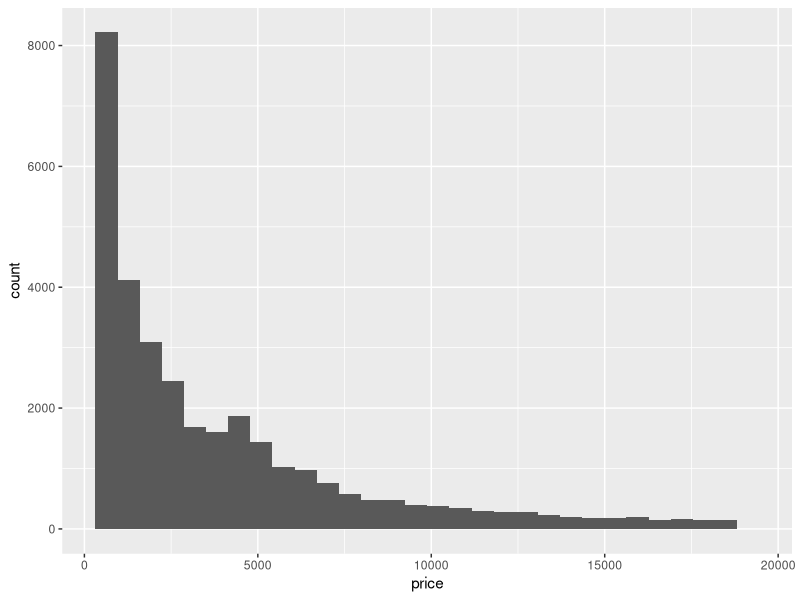
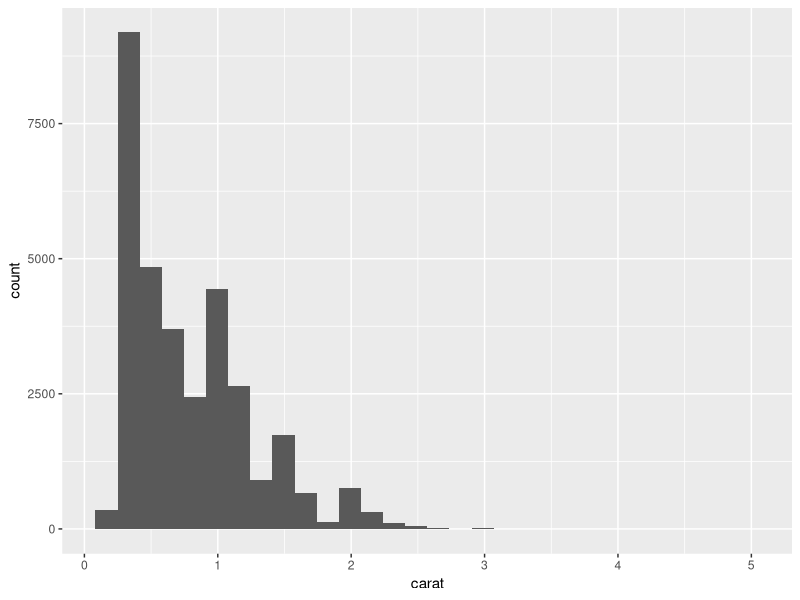

These figures' R source, in order: (Note: this script raises an error after producing the figures.)
library(tidyverse)

# check out our data (included with 'tidyverse' package)
diamonds

# training/test/validation split
set.seed(12345)
train.proportion <- 0.6
test.proportion <- 0.2
validation.proportion <- 0.2

# pull out the training data
train.index <- sample(1:nrow(diamonds), nrow(diamonds)*train.proportion)
train.data <- diamonds[train.index,]

# select test and validation from what's left over
holdout.data <- diamonds[-train.index,]
test.index <- sample(1:nrow(holdout.data), nrow(diamonds)*test.proportion)
test.data <- holdout.data[test.index,]
validation.data <- holdout.data[-test.index,]

### a bit of data exploration ###

# 'price' data distribution
summary(train.data$price)
ggplot(data=train.data) +
  geom_histogram(mapping = aes(x=price))

# 'carat' data distribution
summary(train.data$carat)
ggplot(data=train.data) +
  geom_histogram(mapping = aes(x=carat))

# price vs carat
ggplot(data=train.data[train.data.sample.idx,]) + 
  geom_point(mapping = aes(x=carat,y=price))


### train a linear regression model using a single variable, carat, as predictor
carat.lm <- lm(data = train.data, price ~ carat)
summary(carat.lm)

train.data$price.pred.carat <- predict(carat.lm, newdata=train.data)

# sample just 1000 points from the training data for easy plotting
train.data.sample.idx <- sample(1:nrow(train.data), 1000)


# plot price vs. the model predictions
ggplot(data=train.data[train.data.sample.idx,]) + 
  geom_point(mapping = aes(x=price.pred.carat,y=price)) +
  geom_abline(intercept=0, slope=1, color="red")

# compare with the plot of price vs carat directly
ggplot(data=train.data[train.data.sample.idx,]) + 
  geom_point(mapping = aes(x=carat,y=price))


# plot price vs. the model predictions with forced equal x, y scales
ggplot(data=train.data[train.data.sample.idx,]) + 
  geom_point(mapping = aes(x=price.pred.carat,y=price)) +
  coord_equal(ratio=1) +
  geom_abline(intercept=0, slope=1, color="red")

# note: some price predictions are less than 0 - why is this?


# check out the distribution of residuals for this model
train.data$carat.lm.residuals <- train.data$price - train.data$price.pred.carat
ggplot(data=train.data[train.data.sample.idx,]) +
  geom_histogram(mapping = aes(x=carat.lm.residuals)) + 
  geom_vline(xintercept = 0, color="red")

# linear regression assumes error is normally distributed - are we close?


### Polynomial models ###

# try adding a higher-order term
# aka fitting price to a 2nd-order polynomial of carat
carat.lm.poly.2 <- lm(data = train.data, price ~ carat + I(carat^2))
summary(carat.lm.poly.2)

# plot price vs predicted price for the polynomial model
train.data$price.pred.carat.poly.2 <- predict(carat.lm.poly.2, newdata=train.data)
ggplot(data=train.data[train.data.sample.idx,]) + 
  geom_point(mapping = aes(x=price.pred.carat.poly.2,y=price)) +
  coord_equal(ratio=1) + 
  geom_abline(intercept=0, slope=1, color="red")

# look at the distribution of residuals
train.data$residuals.carat.poly.2 <- train.data$price - train.data$price.pred.carat.poly.2
ggplot(data=train.data[train.data.sample.idx,]) +
  geom_histogram(mapping = aes(x=residuals.carat.poly.2)) + 
  geom_vline(xintercept = 0, color="red")

# try a 3rd-order polynomial
carat.lm.poly.3 <- lm(data = train.data, price ~ carat + I(carat^2) + I(carat^3))
summary(carat.lm.poly.3)

# plot price vs predicted price for the 3rd-order polynomial model
train.data$price.pred.carat.poly.3 <- predict(carat.lm.poly.3, newdata=train.data)

ggplot(data=train.data[train.data.sample.idx,]) + 
  geom_point(mapping = aes(x=price.pred.carat.poly.3,y=price)) +
  coord_equal(ratio=1) + 
  geom_abline(intercept=0, slope=1, color="red")

# look at the distribution of residuals for the poly 3 model
train.data$residuals.carat.poly.3 <- train.data$price - train.data$price.pred.carat.poly.3
ggplot(data=train.data[train.data.sample.idx,]) +
  geom_histogram(mapping = aes(x=residuals.carat.poly.3)) + 
  geom_vline(xintercept = 0, color="red")

# compare performance of each model against the validation set

# compute predicted price by each model for the validation set
validation.data$price.pred.carat.lm <- predict(carat.lm, newdata=validation.data)
validation.data$price.pred.carat.poly.2 <- predict(carat.lm.poly.2, newdata=validation.data)
validation.data$price.pred.carat.poly.3 <- predict(carat.lm.poly.3, newdata=validation.data)

# look at some actual accuracy metrics
library(forecast)
accuracy(validation.data$price.pred.carat.lm, validation.data$price)
accuracy(validation.data$price.pred.carat.poly.2, validation.data$price)
accuracy(validation.data$price.pred.carat.poly.3, validation.data$price)

# ME: Mean Error
# RMSE: Root Mean Squared Error
# MAE: Mean Absolute Error
# MPE: Mean Percentage Error
# MAPE: Mean Absolute Percentage Error

# R-squared
cor(validation.data$price.pred.carat.lm, validation.data$price)^2
cor(validation.data$price.pred.carat.poly.2, validation.data$price)^2
cor(validation.data$price.pred.carat.poly.3, validation.data$price)^2

# what about adjusted R-squared?


### Why not use higher-order polynomials all the time? ###

# try with a tiny training dataset
set.seed(11235)
train.data.tiny.index <- sample(1:nrow(train.data), 10)
train.data.tiny <- train.data[train.data.tiny.index,]

ggplot(data=train.data.tiny) + 
  geom_point(mapping = aes(x = carat, y = price))

# train our 3 polynomial models on the tiny dataset
tiny.poly.1 <- lm(data=train.data.tiny, price ~ carat)
summary(tiny.poly.1)

tiny.poly.2 <- lm(data=train.data.tiny, price ~ carat + I(carat^2))
summary(tiny.poly.2)

tiny.poly.3 <- lm(data=train.data.tiny, price ~ carat + I(carat^2) + I(carat^3))
summary(tiny.poly.3)

tiny.poly.5 <- lm(data=train.data.tiny, price ~ carat + I(carat^2) + I(carat^3)
                  + I(carat^4) + I(carat^5))
summary(tiny.poly.5)

tiny.poly.8 <- lm(data=train.data.tiny, price ~ carat + I(carat^2) + I(carat^3)
                  + I(carat^4) + I(carat^5) + I(carat^6) + I(carat^7)+ I(carat^8))
summary(tiny.poly.8)
# look at the curves fit by each model

# simple linear model
tiny.poly.1$coefficients
ggplot(data=train.data.tiny) + 
  geom_point(mapping = aes(x = carat, y = price)) + 
  stat_function(geom = "line",
                fun = function(x) tiny.poly.1$coefficients[1] + 
                  tiny.poly.1$coefficients[2]*x
                ) + 
  ggtitle("Linear Model")


# 2nd-order polynomial
tiny.poly.2$coefficients
ggplot(data=train.data.tiny) + 
  geom_point(mapping = aes(x = carat, y = price)) + 
  stat_function(geom = "line",
                fun = function(x) tiny.poly.2$coefficients[1] + 
                  tiny.poly.2$coefficients[2]*x + 
                  tiny.poly.2$coefficients[3]*x^2
  ) + 
  ggtitle("Polynomial Order 2")

# 3rd-order polynomial
tiny.poly.3$coefficients
ggplot(data=train.data.tiny) + 
  geom_point(mapping = aes(x = carat, y = price)) + 
  stat_function(geom = "line",
                fun = function(x) tiny.poly.3$coefficients[1] + 
                  tiny.poly.3$coefficients[2]*x + 
                  tiny.poly.3$coefficients[3]*x^2 + 
                  tiny.poly.3$coefficients[4]*x^3
  ) + 
  ggtitle("Polynomial Order 3")


# 5th-order polynomial
tiny.poly.5$coefficients
ggplot(data=train.data.tiny) + 
  geom_point(mapping = aes(x = carat, y = price)) + 
  stat_function(geom = "line",
                fun = function(x) tiny.poly.5$coefficients[1] + 
                  tiny.poly.5$coefficients[2]*x + 
                  tiny.poly.5$coefficients[3]*x^2 + 
                  tiny.poly.5$coefficients[4]*x^3 + 
                  tiny.poly.5$coefficients[5]*x^4 + 
                  tiny.poly.5$coefficients[6]*x^5
  ) + 
  ggtitle("Polynomial Order 5")

# what happens when we extrapolate?
ggplot(data=train.data.tiny) + 
  geom_point(mapping = aes(x = carat, y = price)) + 
  stat_function(geom = "line",
                fun = function(x) tiny.poly.5$coefficients[1] + 
                  tiny.poly.5$coefficients[2]*x + 
                  tiny.poly.5$coefficients[3]*x^2 + 
                  tiny.poly.5$coefficients[4]*x^3 + 
                  tiny.poly.5$coefficients[5]*x^4 + 
                  tiny.poly.5$coefficients[6]*x^5
  ) + xlim(0,2) + 
  ggtitle("Polynomial Order 5")

# 8th-order polynomial
tiny.poly.8$coefficients
ggplot(data=train.data.tiny) + 
  geom_point(mapping = aes(x = carat, y = price)) + 
  stat_function(geom = "line",
                fun = function(x) tiny.poly.8$coefficients[1] + 
                  tiny.poly.8$coefficients[2]*x + 
                  tiny.poly.8$coefficients[3]*x^2 + 
                  tiny.poly.8$coefficients[4]*x^3 + 
                  tiny.poly.8$coefficients[5]*x^4 + 
                  tiny.poly.8$coefficients[6]*x^5 + 
                  tiny.poly.8$coefficients[7]*x^6 + 
                  tiny.poly.8$coefficients[8]*x^7 + 
                  tiny.poly.8$coefficients[9]*x^8
  ) + 
  ggtitle("Polynomial Order 8")

# check out the validation results
validation.data$val.preds.tiny.poly.1 <- predict(tiny.poly.1, newdata = validation.data)
ggplot(data=validation.data) +
  geom_point(mapping = aes(x=val.preds.tiny.poly.1, y=price)) +
  coord_equal(ratio=1) + 
  geom_abline(intercept=0, slope=1, color="red") + 
  ggtitle("Tiny Polynomial Model 1")

validation.data$val.preds.tiny.poly.2 <- predict(tiny.poly.2, newdata = validation.data)
ggplot(validation.data) +
  geom_point(mapping = aes(x=val.preds.tiny.poly.2, y=price)) +
  coord_equal(ratio=1) + 
  geom_abline(intercept=0, slope=1, color="red") + 
  ggtitle("Tiny Polynomial Model 2")

validation.data$val.preds.tiny.poly.3 <- predict(tiny.poly.3, newdata = validation.data)
ggplot(validation.data) +
  geom_point(mapping = aes(x=val.preds.tiny.poly.3, y=price)) +
  coord_equal(ratio=1) + 
  geom_abline(intercept=0, slope=1, color="red") + 
  ggtitle("Tiny Polynomial Model 3")

validation.data$val.preds.tiny.poly.5 <- predict(tiny.poly.5, newdata = validation.data)
ggplot(validation.data) +
  geom_point(mapping = aes(x=val.preds.tiny.poly.5, y=price)) +
  geom_abline(intercept=0, slope=1, color="red") + 
  ggtitle("Tiny Polynomial Model 5")

validation.data$val.preds.tiny.poly.8 <- predict(tiny.poly.8, newdata = validation.data)
ggplot(validation.data) +
  geom_point(mapping = aes(x=val.preds.tiny.poly.8, y=price)) +
  geom_abline(intercept=0, slope=1, color="red") + 
  ggtitle("Tiny Polynomial Model 8")

# some predictions WAY off for the higher-order models - why is this?

# compare accuracy measures across models
library(forecast)
accuracy(validation.data$val.preds.tiny.poly.1, validation.data$price)
accuracy(validation.data$val.preds.tiny.poly.2, validation.data$price)
accuracy(validation.data$val.preds.tiny.poly.3, validation.data$price)
accuracy(validation.data$val.preds.tiny.poly.5, validation.data$price)
accuracy(validation.data$val.preds.tiny.poly.8, validation.data$price)

# ME: Mean Error
# RMSE: Root Mean Squared Error
# MAE: Mean Absolute Error
# MPE: Mean Percentage Error
# MAPE: Mean Absolute Percentage Error

# R-squared
cor(validation.data$val.preds.tiny.poly.1, validation.data$price) ^ 2
cor(validation.data$val.preds.tiny.poly.2, validation.data$price) ^ 2
cor(validation.data$val.preds.tiny.poly.3, validation.data$price) ^ 2
cor(validation.data$val.preds.tiny.poly.5, validation.data$price) ^ 2
cor(validation.data$val.preds.tiny.poly.8, validation.data$price) ^ 2



# what is our best guess at real model performance?
# note: this is why we have validation and test data
test.data$predicted.price <- predict(carat.lm.poly.3, newdata=test.data)
cor(test.data$predicted.price, test.data$price) ^ 2
